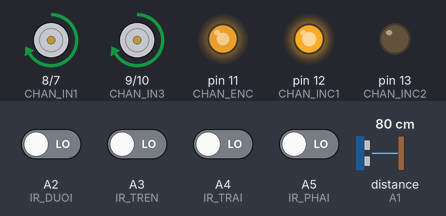
Bench run of a sketch on a simulated Arduino Uno, built with avr-gcc and run on an emulated ATmega328P. Shown: motor-driver pin pairs drawn as motors (green arrow = first pin HIGH = forward, orange = second pin HIGH = backward, longer = more drive, scaled by the enable pin), output pins drawn as LEDs (lit = HIGH). Wiring (inferred from the names in the program): ultrasonic range finder: trigger A0; echo A1. The inputs (shaded band) are chosen by the test bench; at power-on: A2 (IR_DUOI), A3 (IR_TREN), A4 (IR_TRAI), A5 (IR_PHAI) LOW, distance to the obstacle (sensor on A1) 80 cm. The echo pulse lasts 58.3 µs per cm; pins used as bus, display or sensor lines are not drawn; what the sketch prints to the serial monitor is not drawn.

Above: at 1.2 s.
1.3 s: distance to the obstacle (sensor on A1) set to 24 cm
2.8 s: distance to the obstacle (sensor on A1) set to 19 cm
At 3.6 s:
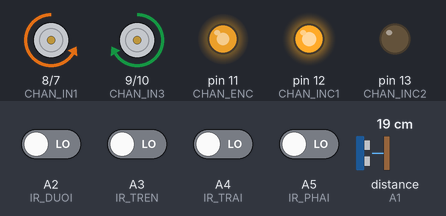
At 5.5 s:
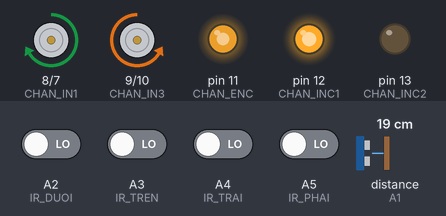
5.8 s: A2 (IR_DUOI) driven HIGH
8.8 s: A3 (IR_TREN) driven HIGH
At 9.4 s:
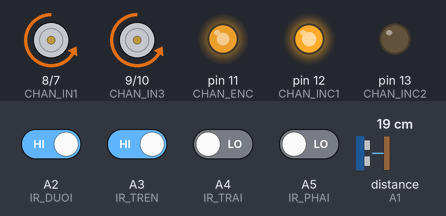
11.8 s: A3 (IR_TREN) driven LOW
At 12.45 s:
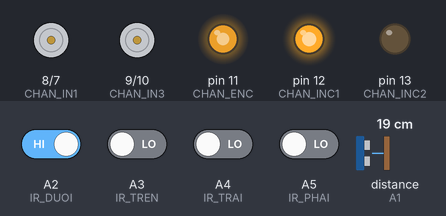
14.8 s: A2 (IR_DUOI) driven LOW
Timing chart, 0 to 18.8 s (numbered marks = the images above; inputs shaded):
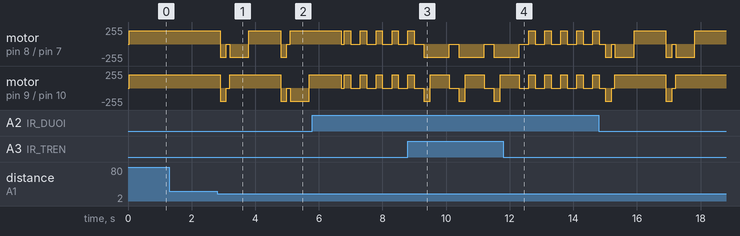

Measured:
- the behaviour switches between 22 and 21 cm on distance to the obstacle (sensor on A1) (found by bisection; images 0 and 1)
- after the input at 1.3 s, every drawn part: stays the same
- after the input at 11.8 s, motor on pin 8 (CHAN_IN1) / pin 7 (CHAN_IN2): alternates forward 200/255 for 0.20 s and stopped for 0.30 s, starting after 0.80 s

The sketch:

test-khong-hongNGoai__1_.ino
```cpp
#include <Arduino.h>


// 1. KHAI BÁO CHÂN GPIO
const int CHAN_ENA = 5;
const int CHAN_IN1 = 8;
const int CHAN_IN2 = 7;
const int CHAN_ENB = 6;
const int CHAN_IN3 = 9;
const int CHAN_IN4 = 10;

const int CHAN_ENC = 11;
const int CHAN_INC1 = 12;
const int CHAN_INC2 = 13;

const int CHAN_TRIG = A0;
const int CHAN_ECHO = A1;

// Cảm biến chống rơi
const int IR_DUOI  = A2;  // dưới
const int IR_TREN  = A3;  // trên
const int IR_TRAI  = A4;  // trái
const int IR_PHAI  = A5;  // phải


// 2. HẰNG SỐ
#define TOC_DO_MAX 200
#define TOC_DO_QUAT 210
#define NGUONG_VAT_CAN 20 // cm
#define DELAY_LUI 2000
#define DELAY_RE 600
#define DELAY_TIEN 800
#define DELAY_CHONG_ROI 500  // 0.5 giây


// 3. BIẾN TRẠNG THÁI
bool daReTrai = false;
bool daRePhai = false;

// 4. HÀM ĐIỀU KHIỂN
void dieuKhienMotBanhXe(int huong, int tocDo, int chanDau1, int chanDau2, int chanPWM) {
  tocDo = constrain(tocDo, 0, 255);
  analogWrite(chanPWM, (huong != 0) ? tocDo : 0);

  if (huong > 0) {
    digitalWrite(chanDau1, HIGH);
    digitalWrite(chanDau2, LOW);
  } else if (huong < 0) {
    digitalWrite(chanDau1, LOW);
    digitalWrite(chanDau2, HIGH);
  } else {
    digitalWrite(chanDau1, LOW);
    digitalWrite(chanDau2, LOW);
  }
}

void datTocDoCuaCacBanhXe(int huongTrai, int huongPhai, int tocDo) {
  dieuKhienMotBanhXe(huongTrai, tocDo, CHAN_IN1, CHAN_IN2, CHAN_ENA);
  dieuKhienMotBanhXe(huongPhai, tocDo, CHAN_IN3, CHAN_IN4, CHAN_ENB);
}

void dungLai() { datTocDoCuaCacBanhXe(0, 0, 0); }
void diThang() { datTocDoCuaCacBanhXe(1, 1, TOC_DO_MAX); }
void diLui()   { datTocDoCuaCacBanhXe(-1, -1, TOC_DO_MAX); }
void reTrai()  { datTocDoCuaCacBanhXe(-1, 1, TOC_DO_MAX); }
void rePhai()  { datTocDoCuaCacBanhXe(1, -1, TOC_DO_MAX); }

void datTocDoQuat(int tocDo) {
  digitalWrite(CHAN_INC1, HIGH);
  digitalWrite(CHAN_INC2, LOW);
  tocDo = constrain(tocDo, 0, 255);
  analogWrite(CHAN_ENC, tocDo);
}

// 5. CẢM BIẾN SIÊU ÂM
long docKhoangCachCm() {
  digitalWrite(CHAN_TRIG, LOW);
  delayMicroseconds(2);
  digitalWrite(CHAN_TRIG, HIGH);
  delayMicroseconds(10);
  digitalWrite(CHAN_TRIG, LOW);

  long thoiGian = pulseIn(CHAN_ECHO, HIGH, 30000);
  if (thoiGian == 0) return 999;
  return thoiGian * 0.034 / 2;
}

// 6. KIỂM TRA CHỐNG RƠI
bool kiemTraChongRoi() {
  int tren  = digitalRead(IR_TREN);
  int duoi  = digitalRead(IR_DUOI);
  int trai  = digitalRead(IR_TRAI);
  int phai  = digitalRead(IR_PHAI);

  bool roiTren  = (tren == HIGH);
  bool roiDuoi  = (duoi == HIGH);
  bool roiTrai  = (trai == HIGH);
  bool roiPhai  = (phai == HIGH);

  // Nếu không có cảm biến nào báo rơi
  if (!roiTren && !roiDuoi && !roiTrai && !roiPhai) return false;

  Serial.print("⚠️ PHAT HIEN NGUY CO ROI - ");
  Serial.print("Tren="); Serial.print(roiTren);
  Serial.print(" Duoi="); Serial.print(roiDuoi);
  Serial.print(" Trai="); Serial.print(roiTrai);
  Serial.print(" Phai="); Serial.println(roiPhai);

  // DỪNG NGAY 0.1 giây trước khi phản ứng
  dungLai();
  delay(100);

  if (roiTren) {
    // IR trên: lùi 0.2 giây → quay 180°
    diLui();
    delay(200);
    dungLai();
    reTrai();  // Quay 180° bằng cách reTrai sau khi lùi
    delay(600); // thời gian quay đủ 180° (có thể điều chỉnh)
    dungLai();
  }
  else if (roiDuoi) {
    // IR dưới: tiến 0.2 giây
    diThang();
    delay(200);
    dungLai();
  }
  else if (roiTrai) {
    // IR trái: rẽ phải
    rePhai();
    delay(200);
    dungLai();
  }
  else if (roiPhai) {
    // IR phải: rẽ trái
    reTrai();
    delay(200);
    dungLai();
  }

  return true;
}

// 7. SETUP & LOOP
void setup() {
  Serial.begin(9600);

  // Cấu hình chân động cơ
  pinMode(CHAN_IN1, OUTPUT);
  pinMode(CHAN_IN2, OUTPUT);
  pinMode(CHAN_IN3, OUTPUT);
  pinMode(CHAN_IN4, OUTPUT);
  pinMode(CHAN_ENA, OUTPUT);
  pinMode(CHAN_ENB, OUTPUT);
  pinMode(CHAN_ENC, OUTPUT);
  pinMode(CHAN_INC1, OUTPUT);
  pinMode(CHAN_INC2, OUTPUT);

  // Cấu hình cảm biến
  pinMode(CHAN_TRIG, OUTPUT);
  pinMode(CHAN_ECHO, INPUT);

  // Cảm biến chống rơi
  pinMode(IR_TREN, INPUT);
  pinMode(IR_DUOI, INPUT);
  pinMode(IR_TRAI, INPUT);
  pinMode(IR_PHAI, INPUT);

  // Bật quạt hút bụi liên tục
  datTocDoQuat(TOC_DO_QUAT);

  Serial.println("=== ROBOT UNO - TRÁNH VẬT CẢN + CHỐNG RƠI 4 HƯỚNG (LOGIC MỚI) ===");
}

void loop() {
  // 1️⃣ Kiểm tra chống rơi
  if (kiemTraChongRoi()) {
    delay(200);  // Tránh vật cản trong lúc xử lý rơi
    return;
  }

  // 2️⃣ Kiểm tra tránh vật cản bằng siêu âm
  long kc = docKhoangCachCm();
  Serial.print("Khoang cach truoc: ");
  Serial.print(kc);
  Serial.println(" cm");

  if (kc > NGUONG_VAT_CAN) {
    diThang();
  } else {
    dungLai();

    // Lùi 0.2 giây để tránh vật cản
    diLui();
    delay(200);
    dungLai();
    delay(100);

    // Quay theo trạng thái để tránh kẹt
    if (!daReTrai && !daRePhai) {
      reTrai();
      daReTrai = true;
      Serial.println("⬅️ Re trai");
    }
    else if (daReTrai && !daRePhai) {
      rePhai();
      daRePhai = true;
      Serial.println("➡️ Re phai");
    }
    else if (daReTrai && daRePhai) {
      reTrai();
      daReTrai = false;
      daRePhai = false;
      Serial.println("🔄 Quay 180 do");
    }

    delay(DELAY_RE);
    diThang();
    delay(DELAY_TIEN);
  }

  delay(200);
}
```
